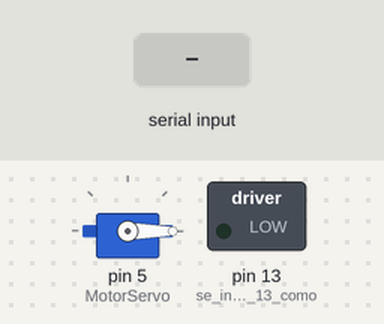
Recording of a sketch running on a simulated Arduino Uno, built with avr-gcc and run on an emulated ATmega328P. Shown: servo, switched loads named in the sketch (green lamp = pin HIGH). The inputs (shaded band) are chosen by the test bench.

Above: at 1.2 s.
1.3 s: "A" received over the second serial link
At 2.5 s:
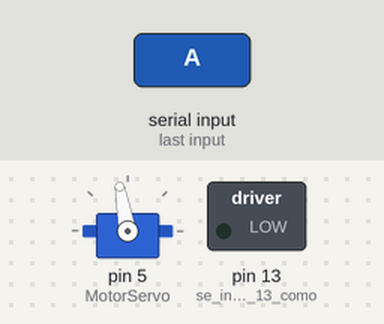
2.8 s: "B" received over the second serial link
At 3.7 s:
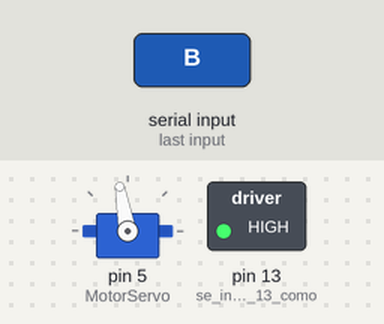
4.3 s: "C" received over the second serial link
At 4.8 s:
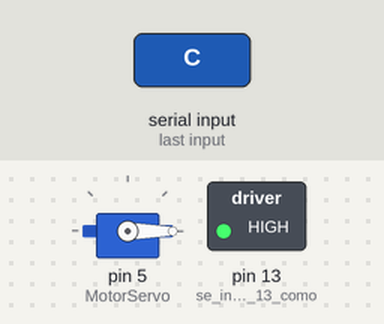
5.8 s: "D" received over the second serial link
At 7.2 s:
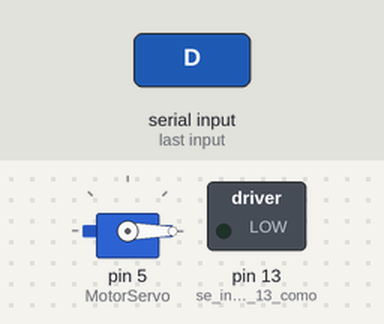
Timing chart, 0 to 8.3 s (numbered marks = the images above; inputs shaded):
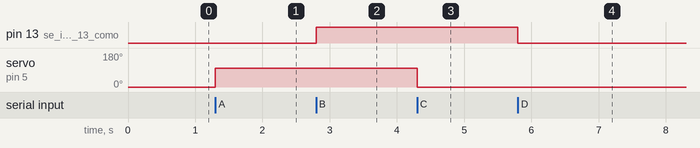

Measured:
- after the input at 1.3 s, servo on pin 5 (MotorServo): 0° → 100° at once
- after the input at 2.8 s, pin 13 (se_inicia_el_pin_13_como): LOW → HIGH at once
- after the input at 4.3 s, servo on pin 5 (MotorServo): 100° → 0° at once
- after the input at 5.8 s, pin 13 (se_inicia_el_pin_13_como): HIGH → LOW at once

The sketch:

Taller5_appinventor.ino
```cpp
// se incluye en github. arduinoIoT
#include<Servo.h>; // se usa la libreria de servo
# include <SoftwareSerial.h>; // se usa la libreria software serial para el bluetooth modulo HC05
SoftwareSerial Bluetooth (4,3); // se crea un objeto de la libreria pin 4 como RX, pin 3 como TX
Servo MotorServo; // se hace un objeto servo


void setup() {
  pinMode (13,OUTPUT); // se inicia el pin 13 como salida
  pinMode (5,OUTPUT); // se inicia el pin 5 como salida
  MotorServo.attach(5); // se inidica el pin 5 como salida de control al servo
  Serial.begin(9600); // Se inicia el puerto a 9600 baudios
  digitalWrite(13,LOW); // el pin 13 sera la pinza,  0 cerrada, 1 abierta
  MotorServo.write(0); // se inicia en angulo 0 el servo
  Bluetooth.begin (9600); // se inicia el puerto serial bluetooth con 9600 baudios


}

void loop() {
  if (Bluetooth.available()>0){ // validamos si hay un dato en el puerto serial

      char Dato = Bluetooth.read(); // variable tipo char  de un byte para leer un dato del puerto serial

      if (Dato== 'A') // se valida si es el dato A el escrito en el monitor serial.
    {
     MotorServo.write(100); // se es A se gira el servomotor 100 grados
    }

    if(Dato=='B') // se valida si es el dato B el escrito en el monitor serial.
    {
      digitalWrite(13,HIGH);// si es se abre la pinza
    }
    if(Dato =='C')
    {
      MotorServo.write(0);
    }
    if(Dato == 'D')
    {
      digitalWrite(13,LOW);
    }
  }
}
// se debe desconectar el arduino para alimentarlo con 5V fuente aparte.
// conectar primero el smartphone con el modulo HC05 por bluetooth.
// escanear el codigo QR de appInventor con cualquier lector de QR, para bajar la aplicacion e instalarla
// en la aplicacion de appInventor conectar el bluetooth desde el listado de dispositivos.
// El modulo bluetooth esta conectado a un puerto serial virtual, al original no se puede porque genera error al cargarlo.
```
